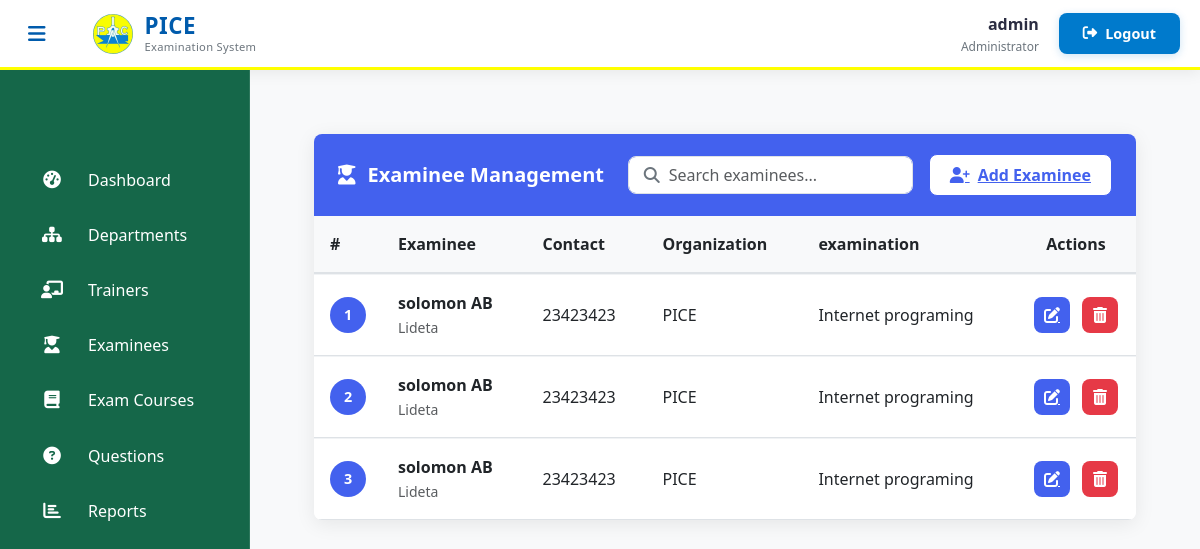
/admin-view-student (signed in), run on an earlier commit of the app's database.
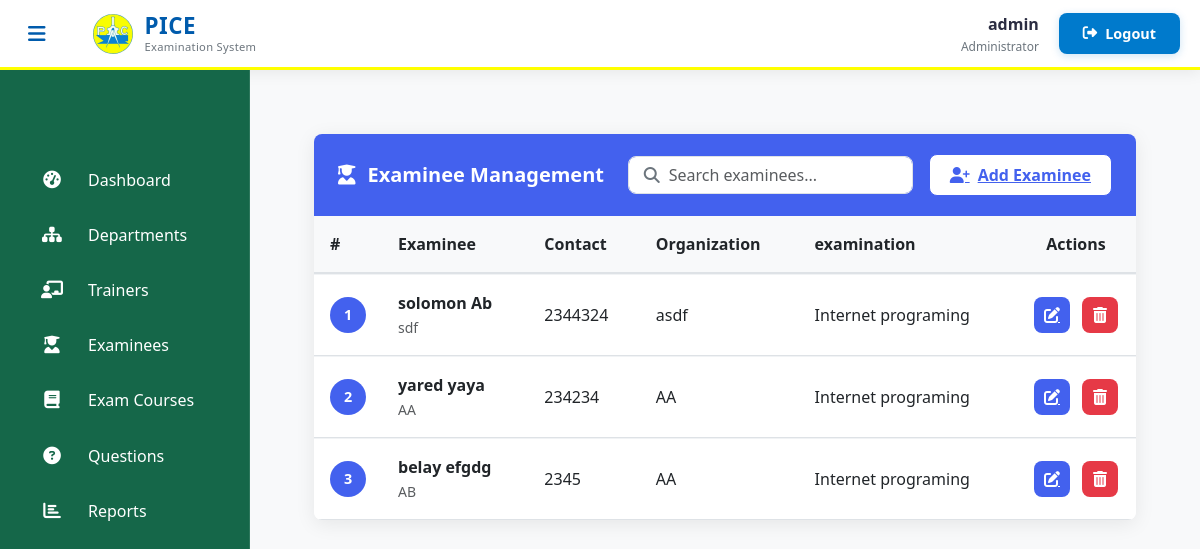
And on a later commit of the database.
### student/models.py (models this page shows, shortened)
class Student(models.Model):
    user=models.OneToOneField(User,on_delete=models.CASCADE)
    address = models.CharField(max_length=40)
    mobile = models.CharField(max_length=20,null=False)
    organization = models.CharField(max_length=200, null=False)
    course = models.ForeignKey(
        'exam.Course',
        on_delete=models.SET_NULL,
        null=True
    )
    department = models.ForeignKey(
        'exam.Department',  # Reference to your Department model
        on_delete=models.SET_NULL,
        null=True,
        blank=True,
        related_name='students'
    )
    @property
    def get_name(self):
        return self.user.first_name+" "+self.user.last_name

### exam/models.py (models this page shows, shortened)
class Course(models.Model):
    course_name = models.CharField(max_length=50)
    question_number = models.PositiveIntegerField()
    total_marks = models.PositiveIntegerField(default=100)
    given_time = models.PositiveIntegerField(default=60)
    department = models.ForeignKey(Department, on_delete=models.CASCADE, related_name='course_set')
    def __str__(self):
        return self.course_name

### exam/views.py (the view)
# urls.py: path('admin-view-student', views.admin_view_student_view,name='admin-view-student'),
@login_required(login_url='adminlogin')
def admin_view_student_view(request):
    student_list = SMODEL.Student.objects.all().order_by('id')
    paginator = Paginator(student_list, 10)
    page_number = request.GET.get('page')
    students = paginator.get_page(page_number)
    return render(request, 'exam/admin_view_student.html', {'students': students})

### templates/exam/admin_view_student.html (shortened to what this page needs)
{% extends 'exam/adminbase.html' %}
{% block content %}
{% load static %}
<head>
  <link href="https://cdn.jsdelivr.net/npm/bootstrap@5.3.0/dist/css/bootstrap.min.css" rel="stylesheet">
  <link rel="stylesheet" href="https://cdnjs.cloudflare.com/ajax/libs/font-awesome/6.4.0/css/all.min.css">
</head>
<div class="dashboard-container">
  <div class="card">
    <div class="card-header">
      <h5 class="card-title">
        <i class="fas fa-user-graduate"></i> Examinee Management
      </h5>
      <div class="header-actions">
        <div class="search-container">
          <i class="fas fa-search search-icon"></i>
          <input type="text" class="form-control search-input" placeholder="Search examinees...">
        </div>
        <a href="/student/studentsignup" class="add-examinee-btn">
          <i class="fas fa-user-plus"></i> Add Examinee
        </a>
      </div>
    </div>
    <div class="table-responsive">
      <table class="table table-hover align-middle">
        <thead>
          <tr>
            <th style="width: 50px;">#</th>
            <th>Examinee</th>
            <th>Contact</th>
            <th>Organization</th>
            <th>examination</th>
            <th class="text-center" style="width: 120px;">Actions</th>
          </tr>
        </thead>
        <tbody>
          {% if students %}
            {% for student in students %}
              <tr>
                <td>
                  <div class="avatar">
                    {{ forloop.counter0|add:students.start_index }}
                  </div>
                </td>
                <td>
                  <div class="fw-semibold">{{ student.get_name }}</div>
                  <small class="text-muted">{{ student.address|truncatechars:30 }}</small>
                </td>
                <td>
                  <div>{{ student.mobile }}</div>
                </td>
                <td>{{ student.organization|truncatechars:30|default:"-" }}</td>
                <td>{{ student.course|truncatechars:30|default:"-" }}</td>
                <td>
                  <div class="action-btns">
                    <a href="{% url 'update-student' student.id %}" class="btn-action btn-edit" title="Edit">
                      <i class="fas fa-edit"></i>
                    </a>
                    <a href="{% url 'delete-student' student.id %}"
                       class="btn-action btn-delete"
                       title="Delete"
                       onclick="return confirm('Are you sure you want to delete this examinee?');">
                      <i class="fas fa-trash-alt"></i>
                    </a>
                  </div>
                </td>
              </tr>
            {% endfor %}
          {% endif %}
        </tbody>
      </table>
    </div>
  </div>
</div>
{% endblock content %}

What changed in the data, as far as the page shows it:
removed Student: get_name "solomon AB", address "Lideta", mobile "23423423", organization "PICE", course "Internet programing"
removed Student: get_name "solomon AB", address "Lideta", mobile "23423423", organization "PICE", course "Internet programing"
removed Student: get_name "solomon AB", address "Lideta", mobile "23423423", organization "PICE", course "Internet programing"
added Student: get_name "solomon Ab", address "sdf", mobile "2344324", organization "asdf", course "Internet programing"
added Student: get_name "yared yaya", address "AA", mobile "234234", organization "AA", course "Internet programing"
added Student: get_name "belay efgdg", address "AB", mobile "2345", organization "AA", course "Internet programing"
